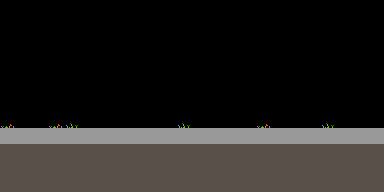

Rendered tile map (Tiled .tmx) drawn with the repository's tilesets; below, a short description and the full map source, tile grids included:
An orthogonal 24x12 tile map with 16x16 px tiles, 3 tile layers (Ground, Collidable, Foreground), 2 tilesets.

<map version="1.0" tiledversion="1.0.3" orientation="orthogonal" renderorder="right-down" width="24" height="12" tilewidth="16" tileheight="16" nextobjectid="1">
 <tileset firstgid="1" name="world-sheet" tilewidth="16" tileheight="16" tilecount="40" columns="8">
  <image source="../Tiles/world-sheet.png" width="128" height="80" />
 </tileset>
 <tileset firstgid="41" name="colliders" tilewidth="16" tileheight="16" tilecount="51" columns="17">
  <image source="../Tiles/arcade-slopes-16.png" width="272" height="48" />
 </tileset>
 <layer name="Ground" width="24" height="12">
  <data encoding="csv">
0,0,0,0,0,0,0,0,0,0,0,0,0,0,0,0,0,0,0,0,0,0,0,0,
0,0,0,0,0,0,0,0,0,0,0,0,0,0,0,0,0,0,0,0,0,0,0,0,
0,0,0,0,0,0,0,0,0,0,0,0,0,0,0,0,0,0,0,0,0,0,0,0,
0,0,0,0,0,0,0,0,0,0,0,0,0,0,0,0,0,0,0,0,0,0,0,0,
0,0,0,0,0,0,0,0,0,0,0,0,0,0,0,0,0,0,0,0,0,0,0,0,
0,0,0,0,0,0,0,0,0,0,0,0,0,0,0,0,0,0,0,0,0,0,0,0,
0,0,0,0,0,0,0,0,0,0,0,0,0,0,0,0,0,0,0,0,0,0,0,0,
0,0,0,0,0,0,0,0,0,0,0,0,0,0,0,0,0,0,0,0,0,0,0,0,
14,14,14,14,14,14,14,14,14,14,14,14,14,15,14,15,14,14,15,14,15,14,15,15,
16,16,16,16,16,16,16,16,16,16,16,16,16,16,16,16,16,16,16,16,16,16,16,16,
16,16,16,16,16,16,16,16,16,16,16,16,16,16,16,16,16,16,16,16,16,16,16,16,
16,16,16,16,16,16,16,16,16,16,16,16,16,16,16,16,16,16,16,16,16,16,16,16
</data>
 </layer>
 <layer name="Collidable" width="24" height="12">
  <data encoding="csv">
0,0,0,0,0,0,0,0,0,0,0,0,0,0,0,0,0,0,0,0,0,0,0,0,
0,0,0,0,0,0,0,0,0,0,0,0,0,0,0,0,0,0,0,0,0,0,0,0,
0,0,0,0,0,0,0,0,0,0,0,0,0,0,0,0,0,0,0,0,0,0,0,0,
0,0,0,0,0,0,0,0,0,0,0,0,0,0,0,0,0,0,0,0,0,0,0,0,
0,0,0,0,0,0,0,0,0,0,0,0,0,0,0,0,0,0,0,0,0,0,0,0,
0,0,0,0,0,0,0,0,0,0,0,0,0,0,0,0,0,0,0,0,0,0,0,0,
0,0,0,0,0,0,0,0,0,0,0,0,0,0,0,0,0,0,0,0,0,0,0,0,
0,0,0,0,0,0,0,0,0,0,0,0,0,0,0,0,0,0,0,0,0,0,0,0,
41,41,41,41,41,41,41,41,41,41,41,41,41,41,41,41,41,41,41,41,41,41,41,41,
0,0,0,0,0,0,0,0,0,0,0,0,0,0,0,0,0,0,0,0,0,0,0,0,
0,0,0,0,0,0,0,0,0,0,0,0,0,0,0,0,0,0,0,0,0,0,0,0,
0,0,0,0,0,0,0,0,0,0,0,0,0,0,0,0,0,0,0,0,0,0,0,0
</data>
 </layer>
 <layer name="Foreground" width="24" height="12">
  <data encoding="csv">
0,0,0,0,0,0,0,0,0,0,0,0,0,0,0,0,0,0,0,0,0,0,0,0,
0,0,0,0,0,0,0,0,0,0,0,0,0,0,0,0,0,0,0,0,0,0,0,0,
0,0,0,0,0,0,0,0,0,0,0,0,0,0,0,0,0,0,0,0,0,0,0,0,
0,0,0,0,0,0,0,0,0,0,0,0,0,0,0,0,0,0,0,0,0,0,0,0,
0,0,0,0,0,0,0,0,0,0,0,0,0,0,0,0,0,0,0,0,0,0,0,0,
0,0,0,0,0,0,0,0,0,0,0,0,0,0,0,0,0,0,0,0,0,0,0,0,
0,0,0,0,0,0,0,0,0,0,0,0,0,0,0,0,0,0,0,0,0,0,0,0,
19,0,0,19,27,0,0,0,0,0,0,27,0,0,0,0,19,0,0,0,27,0,0,0,
0,0,0,0,0,0,0,0,0,0,0,0,0,0,0,0,0,0,0,0,0,0,0,0,
0,0,0,0,0,0,0,0,0,0,0,0,0,0,0,0,0,0,0,0,0,0,0,0,
0,0,0,0,0,0,0,0,0,0,0,0,0,0,0,0,0,0,0,0,0,0,0,0,
0,0,0,0,0,0,0,0,0,0,0,0,0,0,0,0,0,0,0,0,0,0,0,0
</data>
 </layer>
</map>
